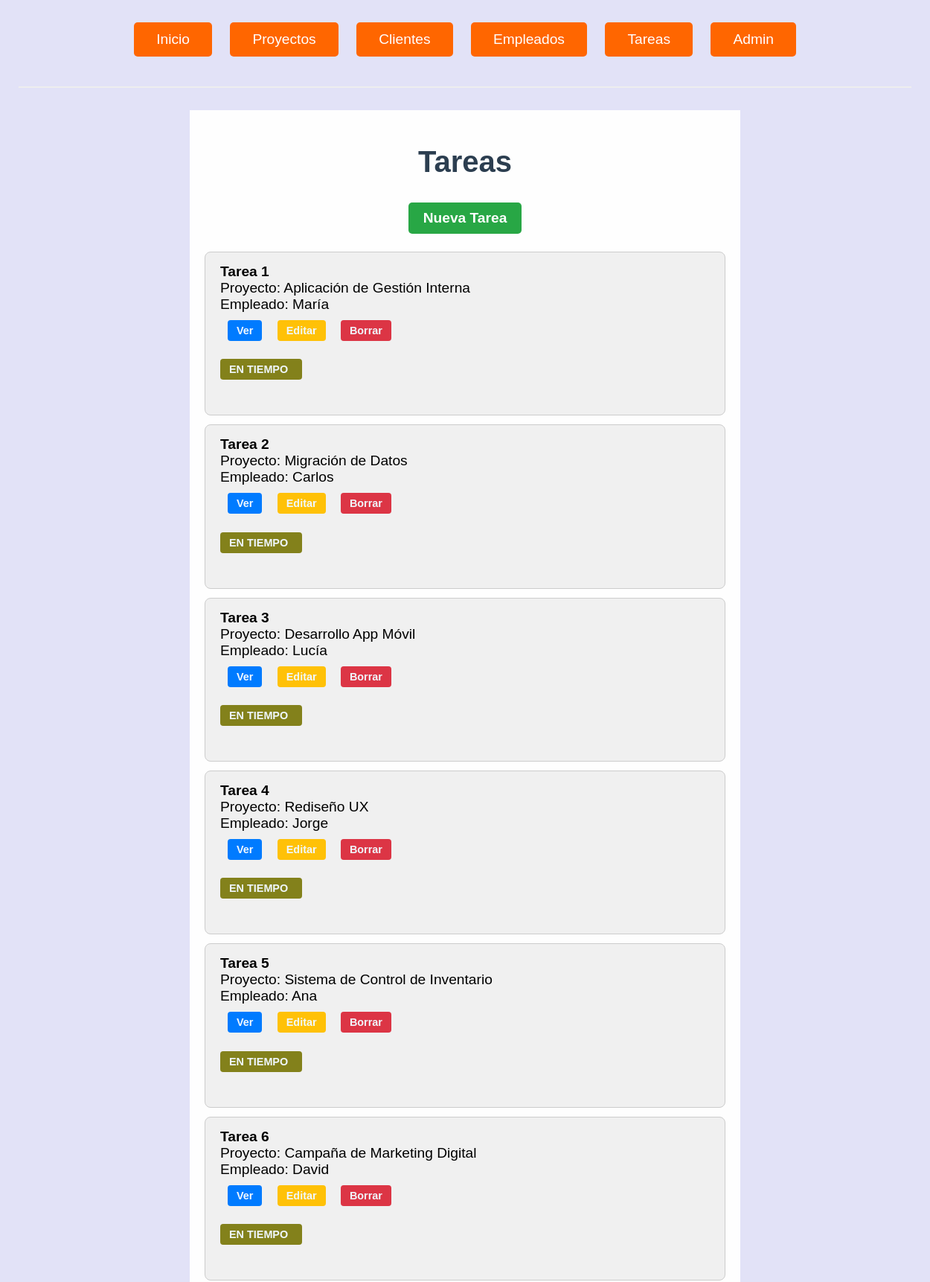
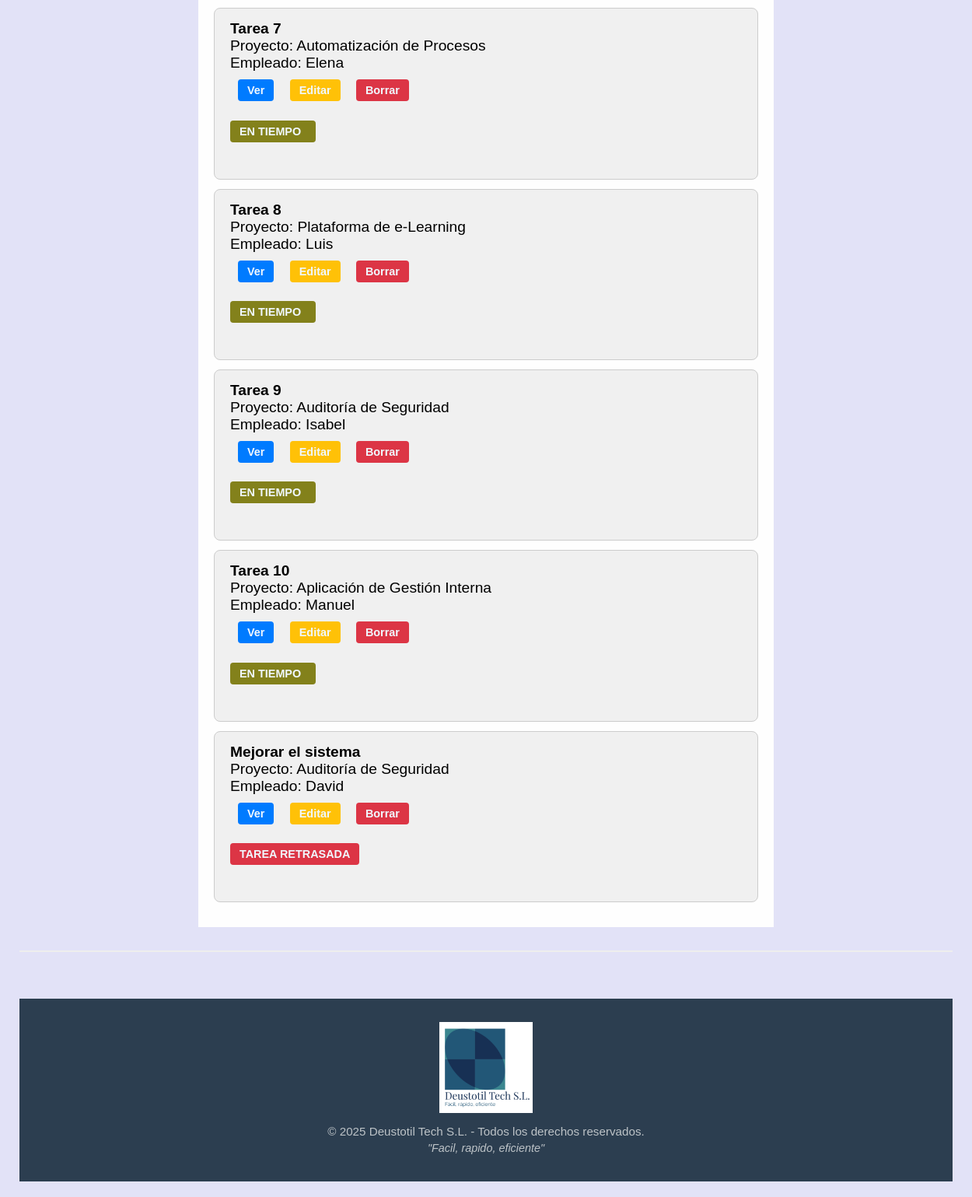
Page /tareas/ on the committed database (2 pictures, top to bottom).
### gestion_produccion_G6/models.py (models this page shows, shortened)
class Tarea(models.Model):
    proyecto = models.ForeignKey(Proyecto, on_delete=models.CASCADE)
    empleado = models.ForeignKey(Empleado, on_delete=models.CASCADE)
    nombre = models.CharField(max_length=50)
    descripcion = models.TextField(default="Descripción de la tarea")
    fecha_ini = models.DateField(default=datetime.date.today)
    fecha_fin = models.DateField(default=datetime.date.today)
    prioridad = models.CharField(
        max_length=20,
        choices=[
            ('Baja', 'Baja'),
            ('Media', 'Media'),
            ('Alta', 'Alta')],
        default='Baja'
    )
    estado = models.CharField(
        max_length=20,
        choices=[
            ('Abierto', 'Abierto'),
            ('Asignado', 'Asignado'),
            ('En proceso', 'En proceso'),
            ('Finalizada', 'Finalizada')
        ],
        default='Abierto'
    )
    notas = models.TextField(default="Notas del empleado")

class Proyecto(models.Model):
    nombre = models.CharField(max_length=50)
    descripcion = models.TextField(max_length=500, default="Descripción no proporcionada")
    fecha_ini = models.DateField(default=datetime.date.today)
    fecha_fin = models.DateField(default=datetime.date.today)
    presupuesto = models.IntegerField(default=0)
    cliente = models.ForeignKey('Cliente', on_delete=models.CASCADE, null=True, blank=True, related_name='proyectos')
    responsables = models.ManyToManyField('Empleado', blank=True, related_name='proyectos_responsables')
    def __str__(self):
        return self.nombre

class Empleado(models.Model):
    dni = models.CharField(max_length=10, unique=True)
    nombre = models.CharField(max_length=50)
    apellidos = models.CharField(max_length=100)
    email = models.EmailField()
    telefono = models.CharField(max_length=15)
    def __str__(self):
        return self.nombre

### gestion_produccion_G6/views.py (the view)
# urls.py: path('tareas/', views.TareaListView.as_view(), name='tarea_list'),
class TareaListView(ListView):
    model = Tarea
    template_name = 'tarea_list.html'
    context_object_name = 'tareas'
    def get(self, request, *args, **kwargs):
        vengo_de = request.GET.get('vengo_de', None)
        if vengo_de == "boton_arriba":
            request.session['origen'] = request.build_absolute_uri()
        return super().get(request, *args, **kwargs)
    def get_context_data(self, **kwargs):
        context = super().get_context_data(**kwargs)
        context['fecha_actual'] = date.today()
        return context

### gestion_produccion_G6/templates/tarea_list.html
{% extends "base.html" %} {% block content %}
<h1>Tareas</h1>
<a href="{% url 'tarea_create' %}" class="boton_crear">Nueva Tarea</a>
<ul class="lista_general">
  {% for tarea in tareas %}
  <li class="lista">
    <strong>{{ tarea.nombre }}</strong><br />
    Proyecto: {{ tarea.proyecto }}<br />
    Empleado: {{ tarea.empleado }}<br />
    <a href="{% url 'tarea_detail' tarea.pk %}" class="boton_ver">Ver</a>
    <a href="{% url 'tarea_update' tarea.pk %}" class="boton_editar">Editar</a>
    <a href="{% url 'tarea_delete' tarea.pk %}" class="boton_eliminar"
      >Borrar</a
    >
    <br />
    {% if tarea.estado == "Finalizada" %}
    <p class="boton_finalizada">FINALIZADA</p>
    {% elif tarea.fecha_fin < fecha_actual %}
    <p class="boton_retrasada">TAREA RETRASADA</p>
    {% else %}
    <p class="boton_entiempo">EN TIEMPO</p>
    {% endif %}
  </li>
  {% empty %}
  <li class="lista">No hay tareas disponibles.</li>
  {% endfor %}
</ul>
{% endblock %}

### gestion_produccion_G6/static/CSS/general.css (style rules this page uses)
body { font-family: 'Arial', sans-serif; background-color: #e2e2f7; margin: 0; padding: 0; }
h1 { text-align: center; font-size: 2.5rem; color: #2c3e50; margin-bottom: 2rem; justify-content: center; }
p { font-size: 1.5rem; color: #555; margin-bottom: 2rem; }
a { text-decoration: none; padding: 12px 30px; font-size: 1.2rem; color: white; background-color: #007bff; border-radius: 5px; display: inline-block; margin: 10px; transition: all 0.3s ease; }
.boton_crear { display: block; width: fit-content; margin: 0 auto 1.5rem auto; background-color: #28a745; color: white; padding: 10px 20px; text-decoration: none; border-radius: 5px; font-weight: bold; }
.lista_general { list-style: none; padding: 0; max-width: 700px; margin: 0 auto; }
.lista { background-color: #f0f0f0; padding: 15px 20px; border: 1px solid #ccc; margin-bottom: 12px; border-radius: 8px; font-size: 1.2rem; list-style: none; }
.lista strong { font-size: 1.2rem; }
.boton_ver, .boton_editar, .boton_eliminar, .boton_cancelar, .boton_guardar, .boton_retrasada { display: inline-block; padding: 6px 12px; font-size: 0.9rem; border-radius: 4px; margin-right: 5px; text-decoration: none; color:aliceblue; font-weight: bold; }
.boton_entiempo { display: inline-block; padding: 6px 12px; font-size: 0.9rem; border-radius: 4px; margin-right: 5px; text-decoration: none; color:aliceblue; font-weight: bold; }
.boton_entiempo { background-color: #83811b; width: 13%; }
.boton_ver { background-color: #007bff; }
.boton_editar { background-color: #ffc107; }
.boton_eliminar, .boton_retrasada { background-color: #dc3545; }

### rows in the picture
Tarea: nombre "Tarea 1", proyecto "Aplicación de Gestión Interna", empleado "María", estado "EN TIEMPO"
Tarea: nombre "Tarea 2", proyecto "Migración de Datos", empleado "Carlos", estado "EN TIEMPO"
Tarea: nombre "Tarea 3", proyecto "Desarrollo App Móvil", empleado "Lucía", estado "EN TIEMPO"
Tarea: nombre "Tarea 4", proyecto "Rediseño UX", empleado "Jorge", estado "EN TIEMPO"
Tarea: nombre "Tarea 5", proyecto "Sistema de Control de Inventario", empleado "Ana", estado "EN TIEMPO"
Tarea: nombre "Tarea 6", proyecto "Campaña de Marketing Digital", empleado "David", estado "EN TIEMPO"
Tarea: nombre "Tarea 7", proyecto "Automatización de Procesos", empleado "Elena", estado "EN TIEMPO"
Tarea: nombre "Tarea 8", proyecto "Plataforma de e-Learning", empleado "Luis", estado "EN TIEMPO"
Tarea: nombre "Tarea 9", proyecto "Auditorí­a de Seguridad", empleado "Isabel", estado "EN TIEMPO"
Tarea: nombre "Tarea 10", proyecto "Aplicación de Gestión Interna", empleado "Manuel", estado "EN TIEMPO"
Tarea: nombre "Mejorar el sistema", proyecto "Auditorí­a de Seguridad", empleado "David", estado "TAREA RETRASADA"
